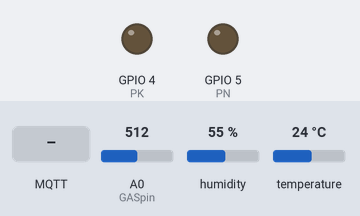
Bench run of a sketch on a simulated ESP8266 (NodeMCU). On the bench: output pins drawn as LEDs (lit = HIGH). Inputs (shaded band) come from the test bench; at power-on: A0 (GASpin) = 512, humidity 55 %, temperature 24 °C. WiFi joins after 1.5 s; servers stay silent unless stated; random numbers use the default seed unless the sketch sets one; no MQTT or app messages arrive unless stated; what the sketch prints to the serial monitor is not drawn.

Above: at 2.7 s.
2.8 s: MQTT message "1" arrives on the second subscribed topic
At 4.0 s:
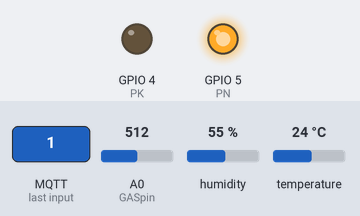
4.3 s: MQTT message "1" arrives on the third subscribed topic
At 5.3 s:
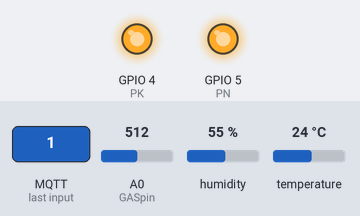
5.8 s: MQTT message "0" arrives on the second subscribed topic
At 6.3 s:
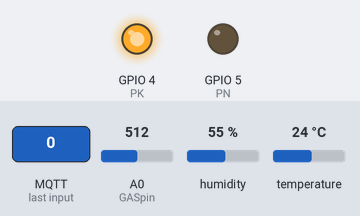
7.5 s: A0 (GASpin) set to 999
9.0 s: A0 (GASpin) set to 1021
19.5 s: MQTT message "0" arrives on the third subscribed topic
At 20.5 s:
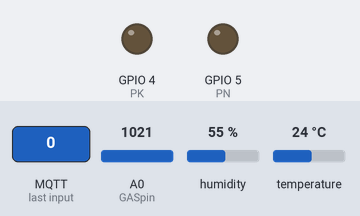
Timing chart, 0 to 22.0 s (numbered marks = the images above; inputs shaded):
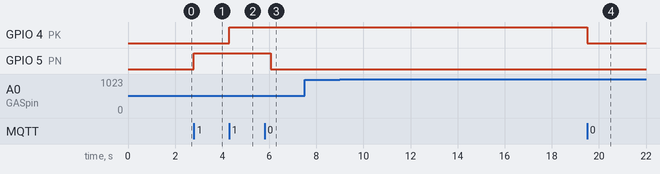

Measured:
- after the input at 2.8 s, GPIO 5 (PN): LOW → HIGH at once
- after the input at 4.3 s, GPIO 4 (PK): LOW → HIGH at once
- after the input at 5.8 s, GPIO 5 (PN): HIGH → LOW after 0.26 s
- after the input at 7.5 s, every drawn part: stays the same
- after the input at 9.0 s, every drawn part: stays the same
- after the input at 19.5 s, GPIO 4 (PK): HIGH → LOW at once

The sketch:

iot-he.ino
```cpp
#include <ESP8266WiFi.h>
#include "DHTesp.h"
#include <ArduinoJson.h>
#include <PubSubClient.h>
#include <WiFiClientSecure.h>
#include <math.h>

#define DHTpin 14
#define GASpin A0

#define PN 5
#define PK 4

DHTesp dht;

//----Thay đổi thành thông tin của bạn---------------
const char* ssid = "HV";      //Wifi connect
const char* password = "12345678";   //Password

const char* mqtt_server = "dd86dc72f53445328d345c2d91fd9470.s1.eu.hivemq.cloud";
const int mqtt_port = 8883;
const char* mqtt_username = "duongdatSmartHome"; //User
const char* mqtt_password = "Abcde12345"; //Password
//--------------------------------------------------

WiFiClientSecure espClient;
PubSubClient client(espClient);

unsigned long lastMsg = 0;
#define MSG_BUFFER_SIZE (50)
char msg[MSG_BUFFER_SIZE];

float LPGCurve[3] = {2.3, 0.21, -0.47};
float Ro = 10;  // Ro is initialized to 10 kilo ohms

void setup_wifi() {
  delay(10);
  Serial.println();
  Serial.print("Connecting to ");
  Serial.println(ssid);
  WiFi.begin(ssid, password);
  while (WiFi.status() != WL_CONNECTED) {
    delay(500);
    Serial.print(".");
  }
  randomSeed(micros());
  Serial.println("");
  Serial.println("WiFi connected");
  Serial.println("IP address: ");
  Serial.println(WiFi.localIP());
}

//------------Connect to MQTT Broker-----------------------------
void reconnect() {
  while (!client.connected()) {
    Serial.print("Attempting MQTT connection...");
    String clientID =  "ESPClient-";
    clientID += String(random(0xffff), HEX);
    if (client.connect(clientID.c_str(), mqtt_username, mqtt_password)) {
      Serial.println("connected");
      client.subscribe("esp8266/client");
      client.subscribe("PN");  // Subscribe to PN topic
      client.subscribe("PK");  // Subscribe to PK topic
    } else {
      Serial.print("failed, rc=");
      Serial.print(client.state());
      Serial.println(" try again in 5 seconds");
      delay(5000);
    }
  }
}

//-----Call back Method for Receiving MQTT message---------
void callback(char* topic, byte* payload, unsigned int length) {
  String incomingMessage = "";
  for (int i = 0; i < length; i++) incomingMessage += (char)payload[i];
  Serial.println("Message arrived [" + String(topic) + "]: " + incomingMessage);

  if (String(topic) == "PN") {
    if (incomingMessage == "1") {
      digitalWrite(PN, HIGH);
    } else if (incomingMessage == "0") {
      digitalWrite(PN, LOW);
    }
  }

  if (String(topic) == "PK") {
    if (incomingMessage == "1") {
      digitalWrite(PK, HIGH);
    } else if (incomingMessage == "0") {
      digitalWrite(PK, LOW);
    }
  }
}

//-----Method for Publishing MQTT Messages---------
void publishMessage(const char* topic, String payload, boolean retained) {
  if (client.publish(topic, payload.c_str(), retained))
    Serial.println("Message published [" + String(topic) + "]: " + payload);
}

void setup() {
  Serial.begin(9600);
  while (!Serial) delay(1);

  dht.setup(DHTpin, DHTesp::DHT11);

  // Set LED pins as output
  pinMode(PN, OUTPUT);
  pinMode(PK, OUTPUT);

  setup_wifi();
  espClient.setInsecure();
  client.setServer(mqtt_server, mqtt_port);
  client.setCallback(callback);
}

float calculateGasConcentration(int sensorValue) {
  float sensorResistance = ((float)(1023 - sensorValue) * 10 / sensorValue);
  float ratio = sensorResistance / Ro;
  float gasConcentration = pow(10, ((log10(ratio) - LPGCurve[1]) / LPGCurve[2]) + LPGCurve[0]);
  return gasConcentration;
}

unsigned long timeUpdate = millis();

void loop() {
  if (!client.connected()) {
    reconnect();
  }
  client.loop();

  // read sensors
  if (millis() - timeUpdate > 5000) {
    delay(dht.getMinimumSamplingPeriod());
    float h = dht.getHumidity();
    float t = dht.getTemperature();
    int gasSensorValue = analogRead(GASpin);
    float gasConcentration = calculateGasConcentration(gasSensorValue);

    DynamicJsonDocument doc(1024);
    doc["humidity"] = h;
    doc["temperature"] = t;
    doc["gas"] = gasConcentration;

    char mqtt_message[128];
    serializeJson(doc, mqtt_message);
    publishMessage("esp8266/data", mqtt_message, true);

    timeUpdate = millis();
  }
}
```
